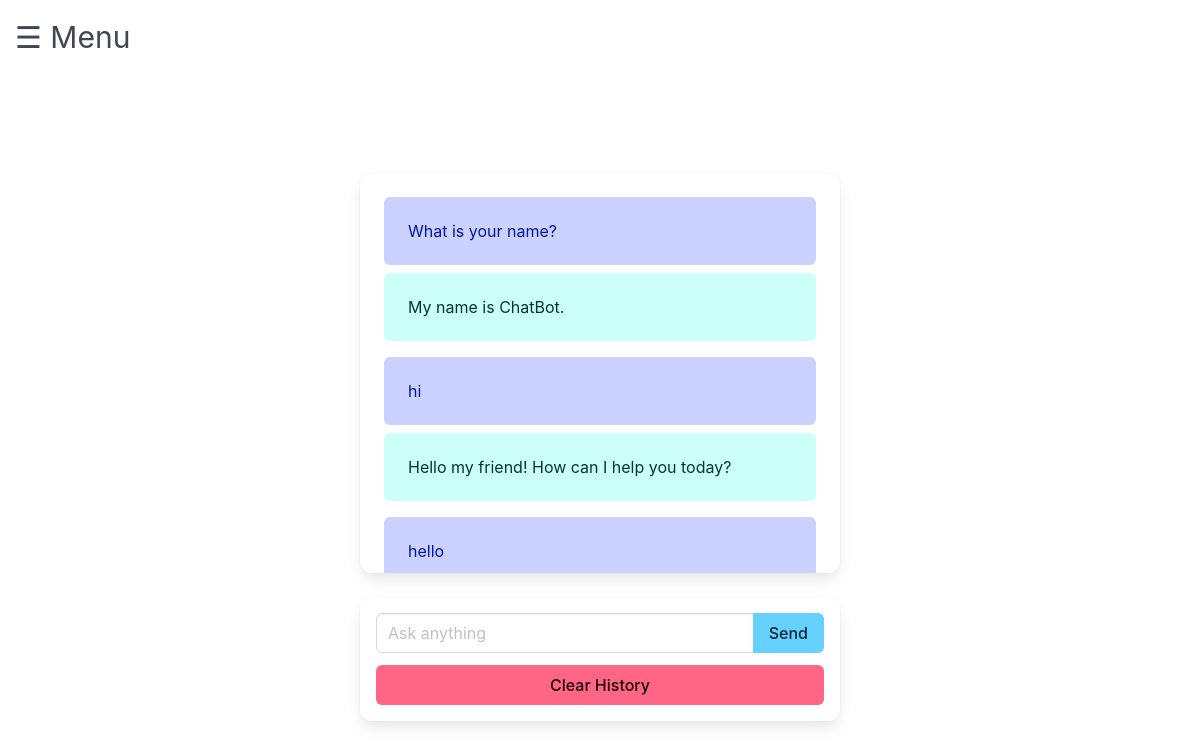
/chat/ (signed in), run on an earlier commit of the app's database.
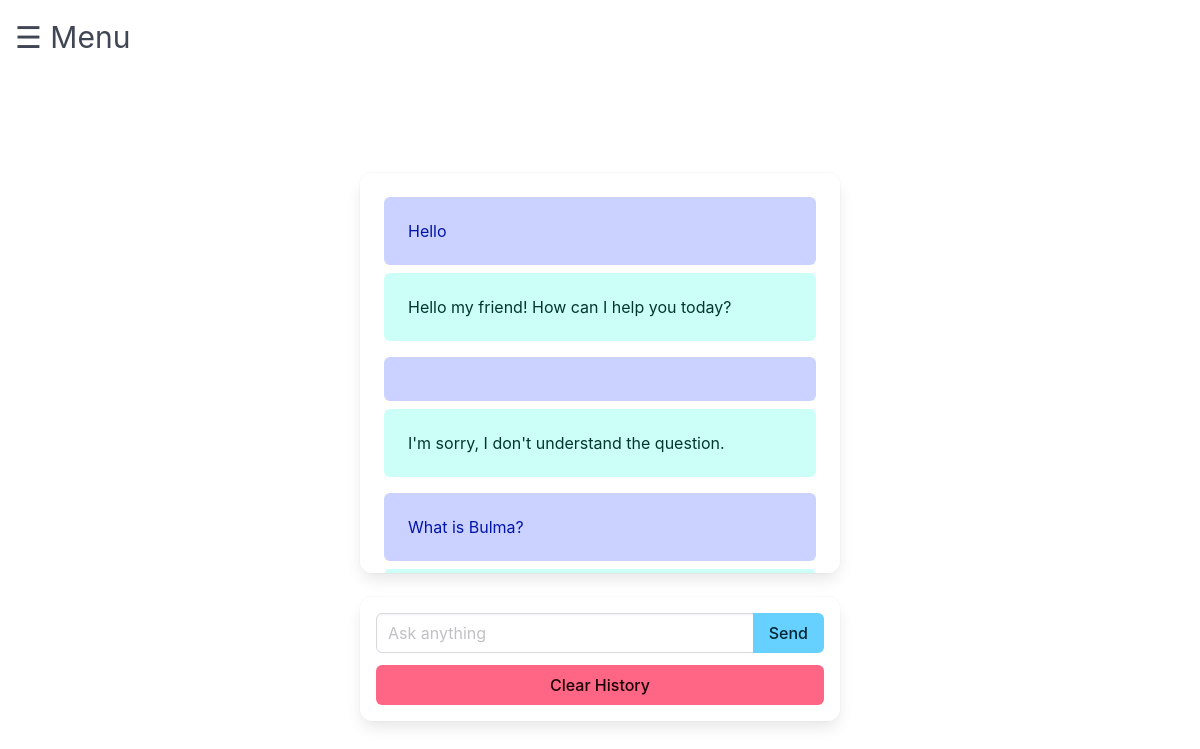
And on a later commit of the database.
### tables this page shows
CREATE TABLE history (
      history_id INTEGER PRIMARY KEY AUTOINCREMENT UNIQUE,
      user_id INTEGER NOT NULL,
      name TEXT NOT NULL,
      answer TEXT NOT NULL,
      FOREIGN KEY (user_id) REFERENCES users(user_id)
);

### app/routes/chat.py (the view, shortened to what this page needs)
@app.route("/chat/", methods=["GET", "POST"])
@login_required
def chat():
    chat_history = get_chat_history(current_user.user_id)
    cleared = session.get("chat_cleared", False)
    if cleared:
        chat_history = []
    return render_template("chat.html", chat_history=chat_history, cleared=cleared)

### app/routes/auth.py (called while the page is built)
@login_manager.user_loader
def load_user(user_id):
    conn = get_db_connection()
    curs = conn.cursor()
    curs.execute("SELECT * FROM users WHERE user_id = ?", (user_id,))
    user = curs.fetchone()
    conn.close()
    if user:
        return User(user_id=user[0], username=user[1], password=user[2],)
    return None

### app/routes/chat.py (called while the page is built)
def get_chat_history(user_id):
    conn = get_db_connection()
    curs = conn.cursor()
    curs.execute("SELECT name, answer FROM history WHERE user_id = ?", (user_id,))
    chat_history = curs.fetchall()
    conn.close()
    return chat_history

### connection.py (called while the page is built)
def get_db_connection():
    connection = sqlite3.connect("database.db", timeout=5)
    connection.row_factory = sqlite3.Row
    return connection

### app/templates/chat.html (shortened to what this page needs)
{% extends "base.html" %}
{% block head %}
    <link rel="stylesheet" href="https://cdn.jsdelivr.net/npm/bulma@1.0.2/css/bulma.min.css">
    <link rel="stylesheet" href="../static/css/chat.css">
{% endblock %}
{% block content %}
    <div class="container is-flex is-flex-direction-column is-align-items-center mt-5">
        <div class="box chat-box p-5" style="width: 50%; max-width: 600px; height: 400px; overflow-y: auto;">
            {% if chat_history %}
                {% for message in chat_history %}
                    <div class="notification is-link is-light mb-2">{{ message.name }}</div>
                    <div class="notification is-primary is-light mb-4">{{ message.answer }}</div>
                {% endfor %}
            {% elif cleared %}
                <div class="notification is-warning is-light mb-2">Ask your question)</div>
            {% endif %}
        </div>
        <div class="box p-4" style="width: 50%; max-width: 600px;">
            <form method="post" action="{{ url_for('chat') }}" class="mb-3">
                <div class="field has-addons">
                    <div class="control is-expanded">
                        <input placeholder="Ask anything" type="text" class="input" name="user_input">
                    </div>
                    <div class="control">
                        <button type="submit" class="button is-info">Send</button>
                    </div>
                </div>
            </form>
            <form method="post" action="{{ url_for('chat') }}">
                <button type="submit" class="button is-danger is-fullwidth">Clear History</button>
            </form>
        </div>
    </div>
{% endblock %}

### app/templates/base.html (shortened to what this page needs)
<!DOCTYPE html>
<html lang="ru">
<head>
  <link href="../static/css/style.css" rel="stylesheet">
  {% block head %}{% endblock head %}
</head>
<body>
	{% block navbar %}
    <div id="menuBtn" onclick="openNav()">&#9776; Menu</div>
	{% endblock %}
    <div id="main">
				{% block content %}{% endblock %}
    </div>
</body>
</html>

### app/static/css/style.css (style rules this page uses)
#menuBtn { font-size: 30px; cursor: pointer; position: fixed; top: 15px; left: 15px; z-index: 2; }

### app/static/css/chat.css (style rules this page uses)
.chat-box { margin-top: -125px; }

What changed in the data, as far as the page shows it:
no longer on this page (row edited): history: name "hi", answer "Hello my friend! How can I help you today?"
no longer on this page (row edited): history: name "hello"
now on this page (row edited): history: name "Hello", answer "Hello my friend! How can I help you today?"
now on this page (row edited): history: answer "I'm sorry, I don't understand the question."
changed history: name "What is your name?" → "What is Bulma?"; answer "My name is ChatBot." → (not shown)
